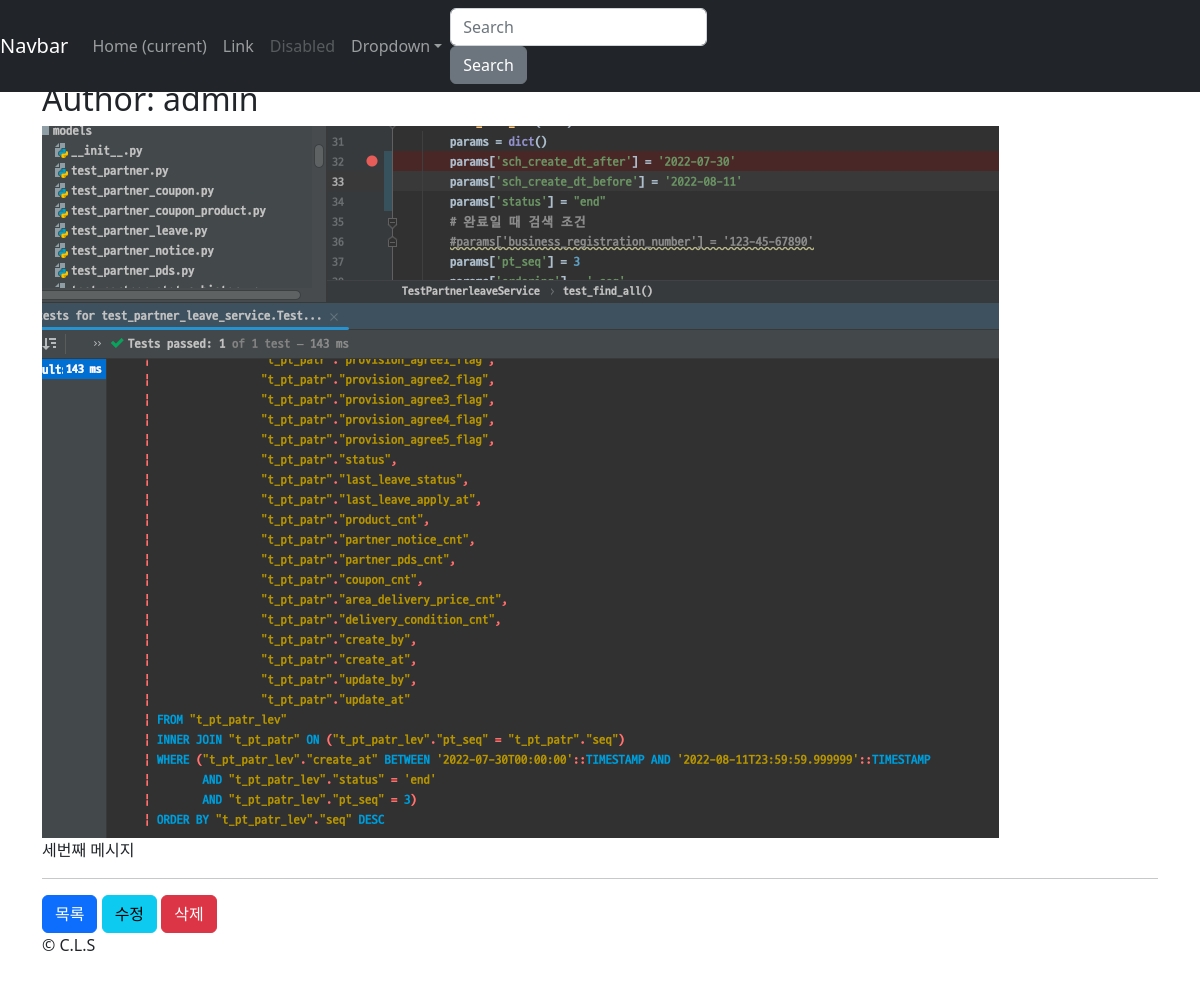
Page /instagram1/3/ on the committed database.
### instagram1/models.py (models this page shows, shortened)
class Post(models.Model):
    author = models.ForeignKey(to=settings.AUTH_USER_MODEL, on_delete=models.CASCADE)
    massage = models.TextField(
        validators=[MinLengthValidator(10)]
    )
    photo = models.ImageField(blank=True, upload_to='instagram1S/post/%Y/%m/%d')
    tag_set = models.ManyToManyField('Tag', blank=True)
    is_public = models.BooleanField(default=False, verbose_name="공개여부")
    created_at = models.DateTimeField(auto_now_add=True)
    updated_at = models.DateTimeField(auto_now=True)
    class Mata:
        ordering = ['-id']

### instagram1/templates/instagram1/post_detail.html (shortened to what this page needs)
{% extends "instagram1/layout.html" %}
{% block content %}
    <h2>Author: {{ post.author }}</h2>
    {% if post.photo %}
        <div>
            <img src="{{ post.photo.url }}" />
        </div>
    {% endif %}
    {{ post.massage|linebreaks }}
    <hr/>
    <a href="{% url 'instagram1:post_list' %}" class="btn btn-primary">
        목록
    </a>
    <a href="{% url 'instagram1:post_edit' post.pk %}" class="btn btn-info">
        수정
    </a>
    <a href="{% url 'instagram1:post_delete' post.pk %}" class="btn btn-danger">
        삭제
    </a>
{% endblock content %}

### askcompany/templates/layout.html (style rules this page uses)
body { padding-top: 5rem; padding-bottom: 2rem; }

### rows in the picture
Post: author "admin", photo (picture), massage "세번째 메시지"
